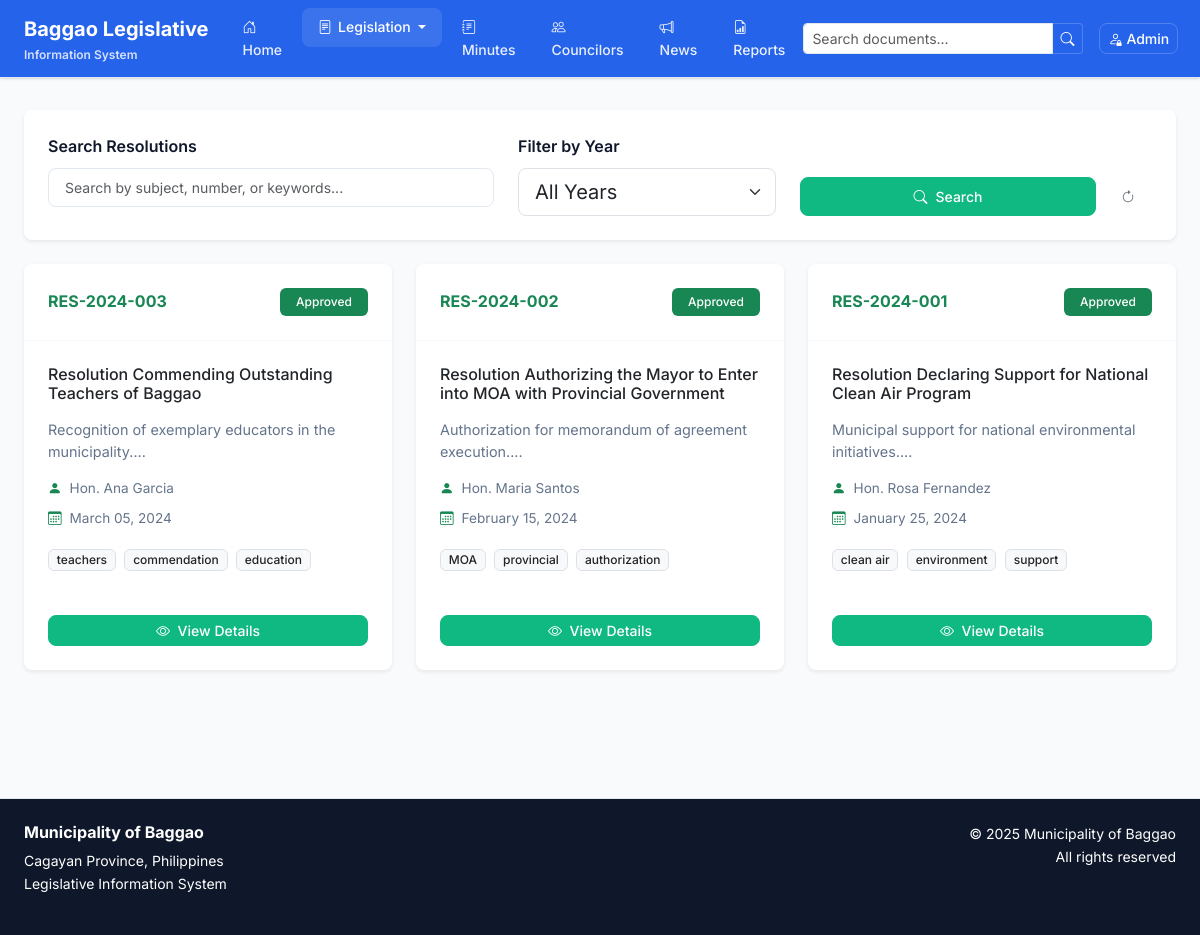
Before: /resolutions with the older database file.
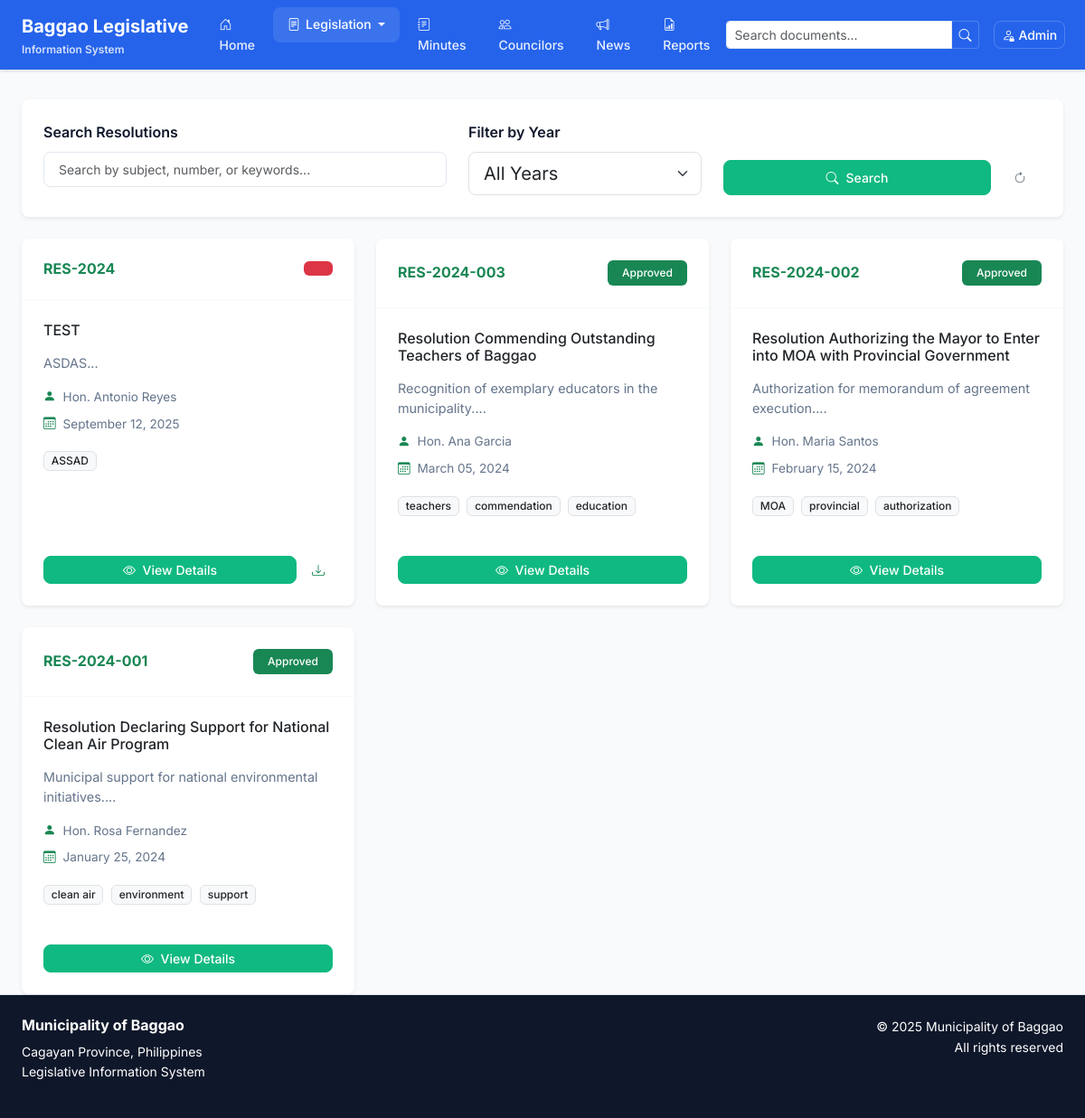
After: the same page with the newer database file.
### tables this page shows
CREATE TABLE `resolutions` (
  `id` int(11) NOT NULL,
  `resolution_number` varchar(50) NOT NULL,
  `subject` text NOT NULL,
  `author_id` int(11) NOT NULL,
  `date_approved` date NOT NULL,
  `status` enum('approved','pending','rejected') DEFAULT 'pending',
  `file_path` varchar(255) DEFAULT NULL,
  `summary` text DEFAULT NULL,
  `keywords` varchar(255) DEFAULT NULL,
  `created_at` timestamp NOT NULL DEFAULT current_timestamp(),
  `updated_at` timestamp NOT NULL DEFAULT current_timestamp() ON UPDATE current_timestamp()
);

CREATE TABLE `councilors` (
  `id` int(11) NOT NULL,
  `name` varchar(100) NOT NULL,
  `photo` varchar(255) DEFAULT NULL,
  `position` varchar(50) NOT NULL,
  `term_start` year(4) NOT NULL,
  `term_end` year(4) NOT NULL,
  `committees` text DEFAULT NULL,
  `contact_info` text DEFAULT NULL,
  `status` enum('active','inactive') DEFAULT 'active',
  `created_at` timestamp NOT NULL DEFAULT current_timestamp(),
  `updated_at` timestamp NOT NULL DEFAULT current_timestamp() ON UPDATE current_timestamp()
);

### core/Controller.php (called while the page is built, shortened)
<?php
class Controller {
    protected function loadView($view, $data = []) {
        extract($data);
        include "views/{$view}.php";
        include "views/layout.php";
    }
}
?>

### controllers/ResolutionController.php (called while the page is built, shortened)
<?php
class ResolutionController extends Controller {
    public function index() {
        $resolutionModel = new Resolution();
        $search = $_GET['search'] ?? '';
        $year = $_GET['year'] ?? '';
        if (!empty($search)) {
            $resolutions = $resolutionModel->searchWithAuthor($search);
        } elseif (!empty($year)) {
            $resolutions = $resolutionModel->getByYear($year);
        } else {
            $resolutions = $resolutionModel->getWithAuthor();
        }
        $data = [
            'resolutions' => $resolutions,
            'years' => $resolutionModel->getYears(),
            'current_search' => $search,
            'current_year' => $year
        ];
        $this->loadView('resolutions/index', $data);
    }
}
?>

### index.php (called while the page is built, shortened)
<?php
require_once 'config/database.php';
spl_autoload_register(function ($class_name) {
    $directories = [
        'models/',
        'controllers/',
        'core/'
    ];
    foreach ($directories as $directory) {
        $file = $directory . $class_name . '.php';
        if (file_exists($file)) {
            return;
        }
    }
});
$request = $_GET['page'] ?? 'home';
$action = $_GET['action'] ?? 'index';
$id = $_GET['id'] ?? null;
$routes = [
    'home' => 'HomeController',
    'ordinances' => 'OrdinanceController',
    'resolutions' => 'ResolutionController',
    'minutes' => 'MinuteController',
    'councilors' => 'CouncilorController',
    'publications' => 'PublicationController',
    'reports' => 'ReportController',
    'admin' => 'AdminController',
    'auth' => 'AuthController'
];
if (isset($routes[$request])) {
    $controller = new $controller_name();
    if (method_exists($controller, $action)) {
        $controller->$action($id);
    } else {
        $controller->index();
    }
} else {
    include 'views/404.php';
}
?>

### core/Model.php (called while the page is built, shortened)
<?php
class Model {
    public function __construct() {
        $database = new Database();
        $this->db = $database->getConnection();
    }
}
?>

### config/database.php (called while the page is built, shortened)
<?php
class Database {
    private $host = DB_HOST;
    private $db_name = DB_NAME;
    private $username = DB_USER;
    private $password = DB_PASS;
    private $conn = null;
    public function getConnection() {
        if ($this->conn === null) {
            try {
                $this->conn = new PDO(
                    "mysql:host=" . $this->host . ";dbname=" . $this->db_name,
                    $this->username,
                    $this->password,
                    array(
                        PDO::ATTR_ERRMODE => PDO::ERRMODE_EXCEPTION,
                        PDO::ATTR_DEFAULT_FETCH_MODE => PDO::FETCH_ASSOC,
                        PDO::MYSQL_ATTR_INIT_COMMAND => "SET NAMES utf8"
                    )
                );
            } catch(PDOException $exception) {
                echo "Connection error: " . $exception->getMessage();
                die();
            }
        }
        return $this->conn;
    }
}
?>

### models/Resolution.php (called while the page is built, shortened)
<?php
class Resolution extends Model {
    public function getWithAuthor() {
        $sql = "SELECT r.*, c.name as author_name
                FROM resolutions r
                LEFT JOIN councilors c ON r.author_id = c.id
                ORDER BY r.date_approved DESC";
        $stmt = $this->db->prepare($sql);
        $stmt->execute();
        return $stmt->fetchAll();
    }
}
?>

### views/resolutions/index.php (the view, shortened to what the changed rows need)
<?php if (!empty($resolutions)): ?>
    <div class="row g-4">
        <?php foreach ($resolutions as $resolution): ?>
            <div class="col-md-6 col-lg-4">
                <div class="card h-100 border-0 shadow-sm hover-shadow">
                    <div class="card-header bg-transparent border-bottom border-light d-flex justify-content-between align-items-center p-4">
                        <h6 class="mb-0 text-success fw-bold">
                            <?= htmlspecialchars($resolution['resolution_number']) ?>
                        </h6>
                        <span class="badge bg-<?= $resolution['status'] === 'approved' ? 'success' : ($resolution['status'] === 'pending' ? 'warning' : 'danger') ?> px-3 py-2">
                            <?= ucfirst($resolution['status']) ?>
                        </span>
                    </div>
                    <div class="card-body p-4">
                        <h6 class="card-title mb-3">
                            <a href="<?= BASE_URL ?>resolutions/view/<?= $resolution['id'] ?>" class="text-decoration-none text-dark hover-text-success">
                                <?= htmlspecialchars($resolution['subject']) ?>
                            </a>
                        </h6>
                        <?php if (!empty($resolution['summary'])): ?>
                            <p class="card-text text-muted mb-3" style="font-size: 0.9rem; line-height: 1.5;">
                                <?= htmlspecialchars(substr($resolution['summary'], 0, 120)) ?>...
                            </p>
                        <?php endif; ?>
                        <div class="d-flex flex-column gap-2 text-muted mb-3" style="font-size: 0.85rem;">
                            <div class="d-flex align-items-center">
                                <i class="bi bi-person-fill me-2 text-success"></i>
                                <span><?= htmlspecialchars($resolution['author_name']) ?></span>
                            </div>
                            <div class="d-flex align-items-center">
                                <i class="bi bi-calendar3 me-2 text-success"></i>
                                <span><?= date('F d, Y', strtotime($resolution['date_approved'])) ?></span>
                            </div>
                        </div>
                        <?php if (!empty($resolution['keywords'])): ?>
                            <div class="mb-3">
                                <?php
                                $keywords = explode(',', $resolution['keywords']);
                                $displayed_keywords = array_slice($keywords, 0, 3);
                                foreach ($displayed_keywords as $keyword):
                                ?>
                                    <span class="badge bg-light text-dark border me-1 mb-1"><?= htmlspecialchars(trim($keyword)) ?></span>
                                <?php endforeach; ?>
                            </div>
                        <?php endif; ?>
                    </div>
                    <div class="card-footer bg-transparent border-top-0 p-4 pt-0">
                        <div class="d-flex gap-2">
                            <a href="<?= BASE_URL ?>resolutions/view/<?= $resolution['id'] ?>" class="btn btn-success btn-sm flex-grow-1">
                                <i class="bi bi-eye me-1"></i> View Details
                            </a>
                            <?php if (!empty($resolution['file_path'])): ?>
                                <a href="<?= BASE_URL ?>resolutions/download/<?= $resolution['id'] ?>" class="btn btn-outline-success btn-sm">
                                    <i class="bi bi-download"></i>
                                </a>
                            <?php endif; ?>
                        </div>
                    </div>
                </div>
            </div>
        <?php endforeach; ?>
    </div>
<?php endif; ?>

Changed rows visible on the page:
added resolutions: resolution_number "RES-2024", subject "TEST", summary "ASDAS", author.name "Hon. Antonio Reyes", date_approved "September 12, 2025", keywords "ASSAD"
